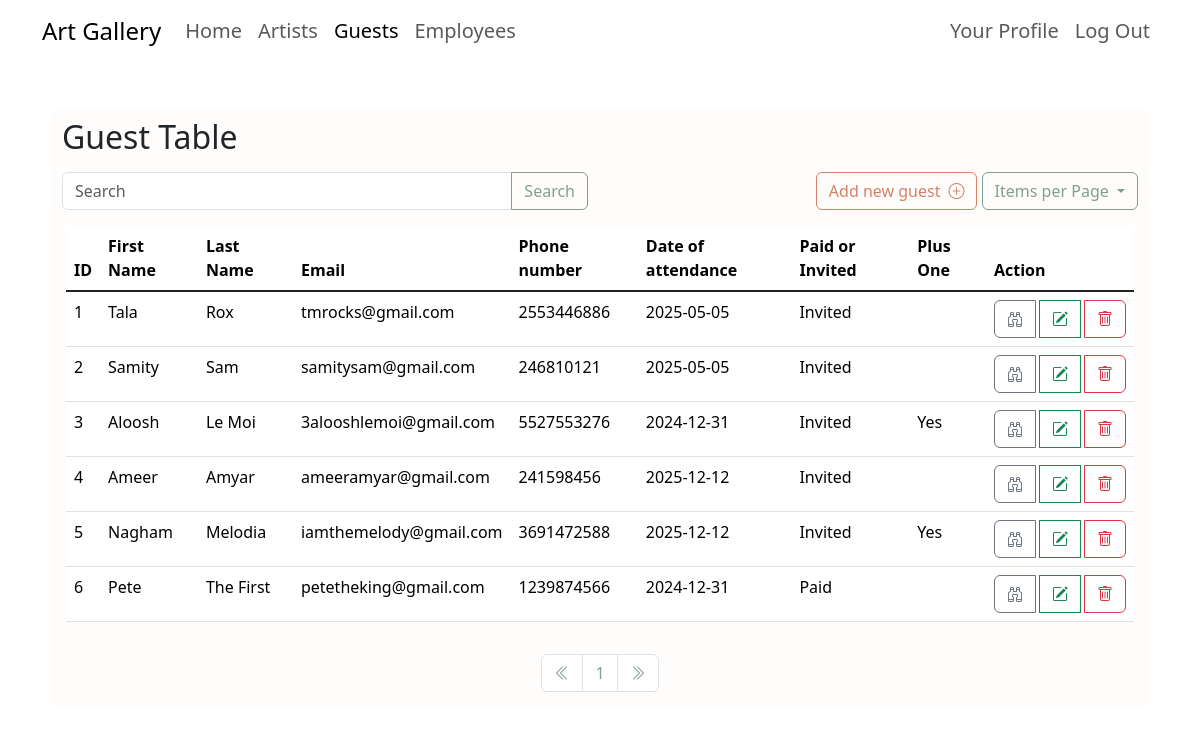
Page /CRUD/guest/guestTable.php (signed in) on the committed database.
### tables this page shows
CREATE TABLE IF NOT EXISTS `guests` (
  `id` int NOT NULL AUTO_INCREMENT,
  `firstName` varchar(80) NOT NULL,
  `lastName` varchar(80) NOT NULL,
  `email` varchar(100) DEFAULT NULL,
  `phoneNumber` varchar(20) NOT NULL,
  `dateOfAttendance` date NOT NULL,
  `paidOrInvited` enum('Paid','Invited') NOT NULL,
  `plusOne` varchar(10) DEFAULT NULL,
  PRIMARY KEY (`id`)
);

### CRUD/guest/guestTable.php (the view, shortened to what this page needs)
<?php
require_once("../../DBInitialisation/config.php");
$limit = isset($_GET['limit']) ? $_GET['limit'] : 10;
$page = isset($_GET['page']) ? $_GET['page'] : 1;
$offset = ($page - 1) * $limit;
if (isset($_POST["submit"]) && !empty($_POST["search"])) {
    $search = mysqli_real_escape_string($link, $_POST["search"]);
    $sql = "SELECT * FROM guests WHERE id LIKE '%$search%' OR firstName LIKE '%$search%' OR lastName LIKE '%$search%' OR email LIKE '%$search%' OR dateOfAttendance LIKE '%$search%' OR paidOrInvited LIKE '%$search%' OR phoneNumber LIKE '%$search%' OR plusOne LIKE '%$search%'";
} else {
    $sql = "SELECT * FROM guests LIMIT $offset, $limit";
}
$result = mysqli_query($link, $sql);
if ($result) {
    $guests = $result->fetch_all(MYSQLI_ASSOC);
} else {
    echo "Error: " . mysqli_error($link);
}
$total_records_query = "SELECT COUNT(*) as count FROM guests";
$total_records_result = mysqli_query($link, $total_records_query);
$total_records = mysqli_fetch_assoc($total_records_result)['count'];
$pages = ceil($total_records / $limit);
$previous = ($page > 1) ? $page - 1 : 1;
$next = ($page < $pages) ? $page + 1 : $pages;
?>
<!DOCTYPE html>
<html lang="en">
<head>
    <link href="https://cdn.jsdelivr.net/npm/bootstrap@5.3.2/dist/css/bootstrap.min.css" rel="stylesheet" />
    <link rel="stylesheet" href="https://cdn.jsdelivr.net/npm/bootstrap-icons@1.11.2/font/bootstrap-icons.min.css" />
    <link rel="stylesheet" type="text/css" href="../../style/style.css" />
</head>
<body>
    <header>
        <nav class="navbar navbar-expand-lg fs-5">
            <div class="container">
                <a class="navbar-brand fs-4">Art Gallery</a>
                <div class="collapse navbar-collapse" id="navbarNav">
                    <ul class="navbar-nav">
                        <li class="nav-item">
                            <a class="nav-link" href="../../authentication/landingPage.php">Home</a>
                        </li>
                        <li class="nav-item">
                            <a class="nav-link" href="../artist/artistTable.php">Artists</a>
                        </li>
                        <li class="nav-item">
                            <a class="nav-link active" href="guestTable.php">Guests</a>
                        </li>
                        <li class="nav-item">
                            <form action="<?php echo $_SERVER["PHP_SELF"]; ?>" method="post">
                                <input class="nav-link" type="submit" name="employeeTable" value="Employees">
                            </form>
                        </li>
                    </ul>
                    <ul class="navbar-nav ms-auto">
                        <li class="nav-item">
                            <a class="nav-link" href="../employee/employeeProfile.php">Your Profile</a>
                        </li>
                        <li class="nav-item">
                            <a class="nav-link" href="../../authentication/login.php">Log Out</a>
                        </li>
                    </ul>
                </div>
            </div>
        </nav>
    </header>
    <main>
        <div class="container mt-5 mb-3">
            <div class="row mx-2 rounded-top-2">
                <h2 class="mb-3 mt-2">Guest Table</h2>
                <div class="col">
                    <form action="<?php echo $_SERVER['PHP_SELF']; ?>" method="post">
                        <div class="input-group mb-3">
                            <input type="text" class="form-control" placeholder="Search" name="search" />
                            <button class="btn btn-outline-color-secondary" type="submit" name="submit">
                                Search
                            </button>
                        </div>
                    </form>
                </div>
                <div class="col text-end">
                    <a href="newGuest.php" class="btn btn-outline-color mb-1 mb-lg-0">Add new guest<i class="bi bi-plus-circle ms-2"></i></a>
                    <div class="btn-group">
                        <button type="button" class="btn btn-outline-color-secondary dropdown-toggle" data-bs-toggle="dropdown" aria-expanded="false">
                            Items per Page
                        </button>
                    </div>
                </div>
            </div>
            <div class="row mx-2 px-3 table-responsive">
                <table class="table table-hover" id="example">
                    <thead>
                        <tr>
                            <th scope="col">ID</th>
                            <th scope="col">First Name</th>
                            <th scope="col">Last Name</th>
                            <th scope="col">Email</th>
                            <th scope="col">Phone number</th>
                            <th scope="col">Date of attendance</th>
                            <th scope="col">Paid or Invited</th>
                            <th scope="col">Plus One</th>
                            <th scope="col">Action</th>
                        </tr>
                    </thead>
                    <tbody class="table-group-divider">
                        <?php
                        foreach ($guests as $guest) {
                        ?>
                            <tr>
                                <td><?= $guest['id'] ?></td>
                                <td><?= $guest['firstName'] ?></td>
                                <td><?= $guest['lastName'] ?></td>
                                <td><?= $guest['email'] ?></td>
                                <td><?= $guest['phoneNumber'] ?></td>
                                <td><?= $guest['dateOfAttendance'] ?></td>
                                <td><?= $guest['paidOrInvited'] ?></td>
                                <td><?= $guest['plusOne'] ?></td>
                                <td>
                                    <div class="btn-group gap-1">
                                        <a href="readGuest.php?id=<?= $guest['id'] ?>" class="btn btn-outline-secondary"><i class="bi bi-binoculars"></i></a>
                                        <a href="updateGuest.php?id=<?= $guest['id'] ?>" class="btn btn-outline-success"><i class="bi bi-pencil-square"></i></a>
                                        <a class="btn btn-outline-danger deletebtn"><i class="bi bi-trash"></i></a>
                                    </div>
                                </td>
                            </tr>
                        <?php
                        }
                        ?>
                    </tbody>
                </table>
            </div>
            <div class="row mx-2 pt-3 rounded-bottom-2">
                <nav class="d-flex justify-content-center">
                    <ul class="pagination">
                        <li class="page-item">
                            <a class="page-link" href="guestTable.php?page=<?= $previous ?>"><i class="bi bi-chevron-double-left"></i></a>
                        </li>
                        <?php for ($i = 1; $i <= $pages; $i++) : ?>
                            <li class="page-item"><a class="page-link" href="guestTable.php?page=<?= $i ?>"><?= $i ?></a></li>
                        <?php endfor; ?>
                        <li class="page-item">
                            <a class="page-link" href="guestTable.php?page=<?= $next ?>"><i class="bi bi-chevron-double-right"></i></a>
                        </li>
                    </ul>
                </nav>
            </div>
        </div>
    </main>
</body>
</html>

### style/style.css (style rules this page uses)
body { margin: 0; padding: 0; background: no-repeat center fixed; background-size: cover; }
.row { background-color: #fffdfb; }
.btn-outline-color { border-color: #d48166; color: #d48166; }
.btn-outline-color-secondary { border-color: #829e90; color: #829e90; }

### CRUD/guest/guestTable.php (style rules this page uses)
.page-link { color: #829e90; }
body { background: url('https://images.pexels.com/photos/4252672/pexels-photo-4252672.jpeg?auto=compress&cs=tinysrgb&w=1260&h=750&dpr=2'); }

### rows in the picture
guests: id "1", firstName "Tala", lastName "Rox", email "tmrocks@gmail.com", phoneNumber "2553446886", dateOfAttendance "2025-05-05", paidOrInvited "Invited"
guests: id "2", firstName "Samity", lastName "Sam", email "samitysam@gmail.com", phoneNumber "246810121", dateOfAttendance "2025-05-05", paidOrInvited "Invited"
guests: id "3", firstName "Aloosh", lastName "Le Moi", email "3alooshlemoi@gmail.com", phoneNumber "5527553276", dateOfAttendance "2024-12-31", paidOrInvited "Invited", plusOne "Yes"
guests: id "4", firstName "Ameer", lastName "Amyar", email "ameeramyar@gmail.com", phoneNumber "241598456", dateOfAttendance "2025-12-12", paidOrInvited "Invited"
guests: id "5", firstName "Nagham", lastName "Melodia", email "iamthemelody@gmail.com", phoneNumber "3691472588", dateOfAttendance "2025-12-12", paidOrInvited "Invited", plusOne "Yes"
guests: id "6", firstName "Pete", lastName "The First", email "petetheking@gmail.com", phoneNumber "1239874566", dateOfAttendance "2024-12-31", paidOrInvited "Paid"
